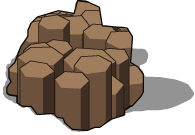
#> input picture cartoon/mod/graphics/overrides/base/decorative/big-rock/big-rock-02.png, 195 x 135 px; its folder holds only this picture in this run
$ python decorative_feet.py
#> lines starting #> are read from the running program, lines starting #| are printed output that depends on the picture
#!/usr/bin/env python3
"""Régénère feet.lua d'un mod : le pied de chaque décoration refaite (graphics/overrides/<jeu>/decorative/).

Usage : python tools/decorative_feet.py [cartoon]     (défaut : cartoon ; aussi lancé par tools/build.py)

Le pied est la dernière ligne opaque du dessin (l'ombre portée, semi-transparente, ne compte pas), en px du fichier
comptés depuis le centre de l'image. data-final-fixes.lua décale chaque image pour poser ce pied sur la position de la
décoration : le jeu, qui trie la couche « object » par position, fait alors passer devant ce qui est plus bas à l'écran.
"""
import sys
from pathlib import Path

import numpy as np
from PIL import Image

ROOT = Path(__file__).resolve().parent.parent
OPAQUE = 200             # alpha minimal du dessin ; l'ombre portée est à ~107


def build_feet(mod="cartoon"):
#> called with mod = 'cartoon'
    mod_dir = ROOT / mod / "mod"
    overrides = mod_dir / "graphics" / "overrides"
    feet = {}
    for png in sorted(overrides.glob("*/decorative/**/*.png")):
        alpha = np.asarray(Image.open(png).convert("RGBA"))[..., 3]
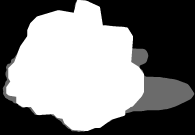
#> alpha: shape (135, 195); min 0, max 255, mean 128.2
        rows = np.nonzero((alpha >= OPAQUE).any(1))[0]
#> rows = 131 values from 0 to 130
        if len(rows):
            game_mod, _, rest = png.relative_to(overrides).as_posix().partition("/")
            feet[f"__{game_mod}__/graphics/{rest}"] = float(rows.max() + 1 - alpha.shape[0] / 2)
#> pass 2 of the loop in build_feet, `for png in sorted(overrides.glob("*/decorative/**/*.png")):`:
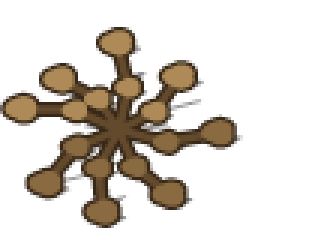
#> input picture cartoon/mod/graphics/overrides/base/decorative/brown-asterisk/brown-asterisk-03.png, 106 x 81 px (shown 3 times larger)
#> in build_feet, `alpha = np.asarray(Image.open(png).convert("RGBA"))[..., 3]`:
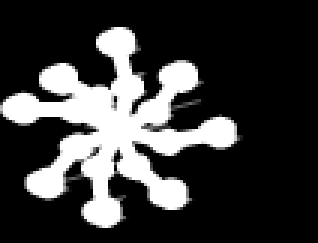
#> alpha: shape (81, 106) (shown 3 times larger); min 0, max 255, mean 59.1
#> rows = 67 values from 9 to 75
    lines = ["-- Fichier généré par tools/decorative_feet.py (ne pas éditer à la main).",
             "-- Pied de chaque décoration refaite, en px du fichier sous le centre de l'image.",
             "return {"]
    lines += [f'  ["{k}"] = {v:g},' for k, v in feet.items()]
#> lines = 5 items
    lines.append("}")
    (mod_dir / "feet.lua").write_text("\n".join(lines) + "\n", encoding="utf-8")
    return feet


if __name__ == "__main__":
    mod = sys.argv[1] if len(sys.argv) > 1 else "cartoon"
    print(f"{mod}/mod/feet.lua : {len(build_feet(mod))} décorations.")
